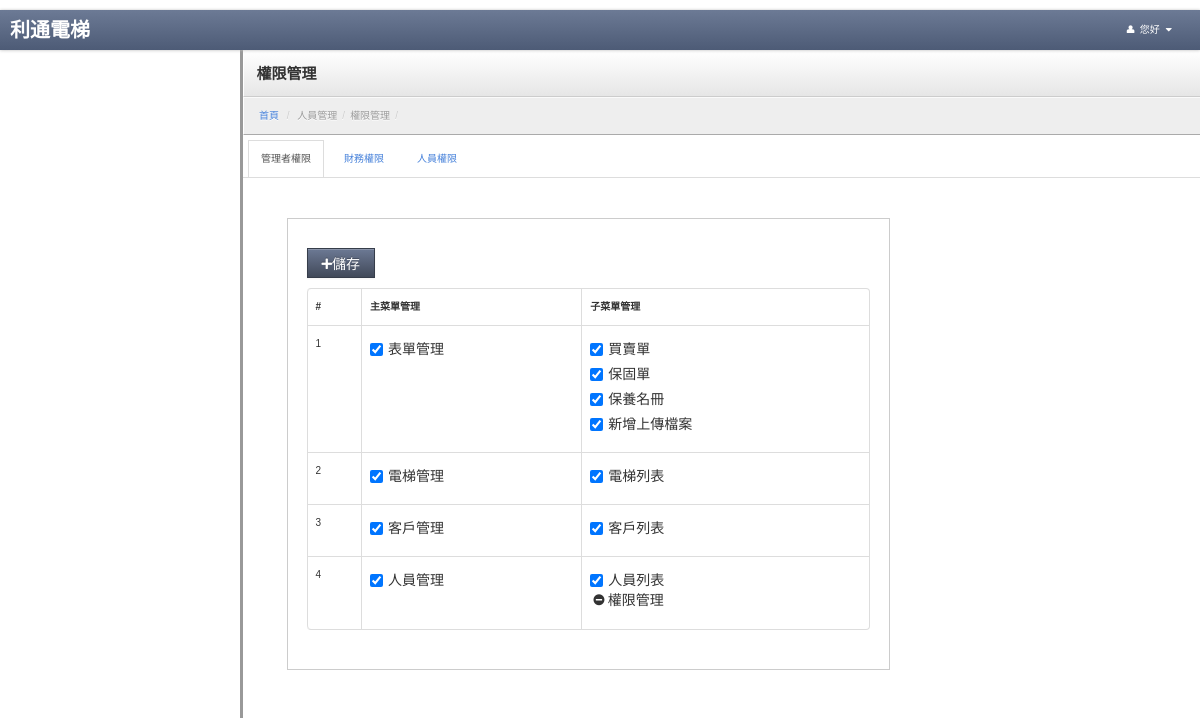
Before: /index.php/personal/personal_power_list with the older database file.
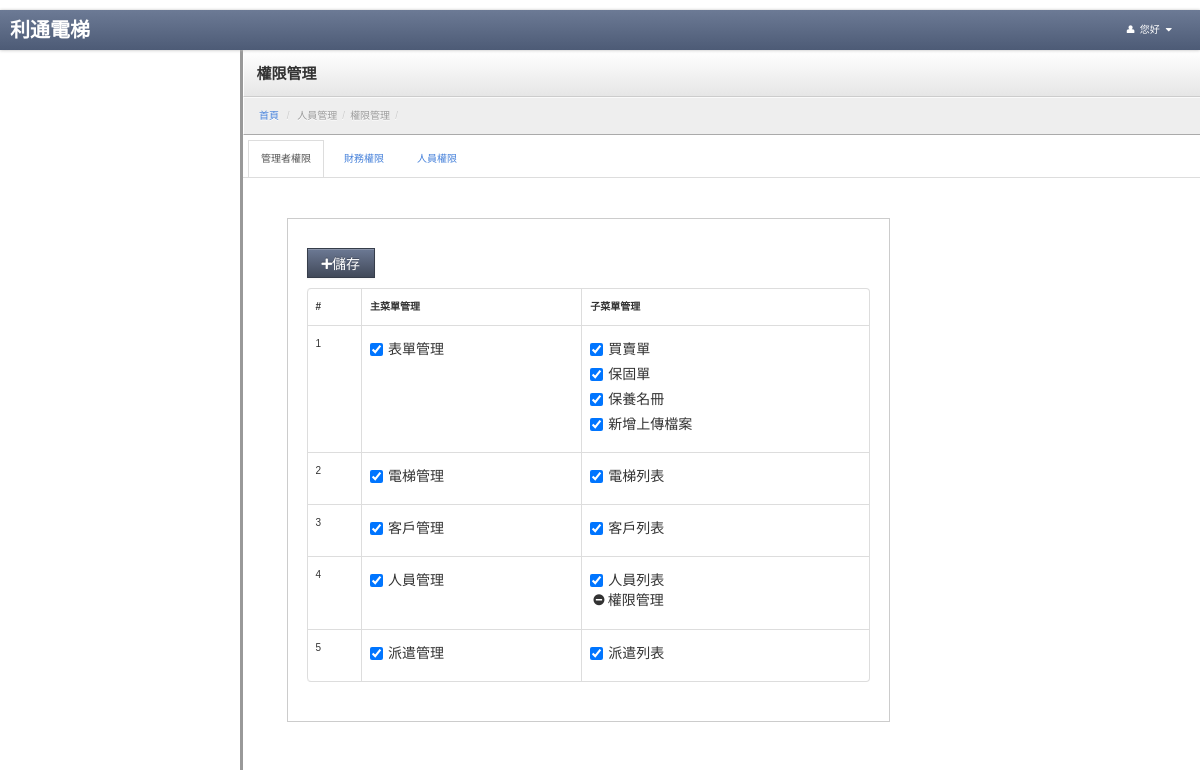
After: the same page with the newer database file.
### tables this page shows
CREATE TABLE `usermenu` (
  `menuid` int(5) NOT NULL AUTO_INCREMENT COMMENT '菜單ID',
  `parentid` int(5) NOT NULL DEFAULT '0' COMMENT '上層菜單',
  `title` varchar(30) NOT NULL COMMENT '標題',
  `controller` varchar(40) NOT NULL COMMENT '控制器',
  `actioner` varchar(40) NOT NULL COMMENT '動作',
  `icon` varchar(100) DEFAULT NULL,
  `ismenu` tinyint(1) NOT NULL DEFAULT '0' COMMENT '是否顯示',
  `sort` tinyint(4) NOT NULL DEFAULT '0' COMMENT '排序',
  `isdisabled` tinyint(1) NOT NULL DEFAULT '0' COMMENT '是否刪除',
  PRIMARY KEY (`menuid`)
);

### application/controllers/Personal.php (called while the page is built, shortened)
<?php
class Personal extends CI_Controller
{
	var $data = array();
	function __construct()
	{
        $this->load->model('public_tools');
        $this->load->model('m_personal_model');
		$this->load->library('datamodel');
		$this->load->library('Member');
        $this->load->library('pagination');
        $this->load->model('Usermenu_model');
	}
    public function personal_power_list()
    {
        $public_tools = new public_tools();
        $m_personal_model = new m_personal_model();
        $this->data['page_title'] = '權限管理';
        $this->data['breadcrumb_trail'] = $public_tools->breadcrumbTrail(array('人員管理','權限管理'));
        $iResult = $m_personal_model->getUsermenuData();
        $this->data['tabPane'] = array('admin_group','finance_group','employee_group');
        $this->data['list'] = $iResult['results'];
        $this->load->view('v_personal_power_list', $this->data);
    }
}

### index.php (called while the page is built, shortened)
<?php
require_once BASEPATH.'core/CodeIgniter.php';

### application/models/m_personal_model.php (called while the page is built, shortened)
<?php
class m_personal_model extends CI_Model
{
    public function getUsermenuData()
    {
        $sSql = "SELECT * FROM `config` where configkey in ('admin_group','finance_group','employee_group')";
        $query = $this->db->query($sSql);
        $menu_group=$query->result_array();
        foreach($menu_group as $k=>$v){
            $menu_group[$k]['configvalue'] = explode(',',$v['configvalue']);
        }
        $sSql = "SELECT * FROM `usermenu` where isdisabled !=1 and parentid = 0";
        $query = $this->db->query($sSql);
        $parentarray = $query->result_array();
        foreach ($parentarray as $k=>$v){
            $parentarray[$k]['admin_group'] = in_array($v['menuid'],$menu_group[0]['configvalue'])&&$menu_group[0]['configkey']=='admin_group'?1:0;
            $parentarray[$k]['finance_group'] = in_array($v['menuid'],$menu_group[1]['configvalue'])&&$menu_group[1]['configkey']=='finance_group'?1:0;
            $parentarray[$k]['employee_group'] = in_array($v['menuid'],$menu_group[2]['configvalue'])&&$menu_group[2]['configkey']=='employee_group'?1:0;
            $sSql = "SELECT * FROM `usermenu` where isdisabled !=1 and parentid = {$v['menuid']}";
            $query = $this->db->query($sSql);
            $parentarray[$k]['sub'] = $query->result_array();
            foreach ($parentarray[$k]['sub'] as $k1=>$v1){
                $parentarray[$k]['sub'][$k1]['admin_group'] = in_array($v1['menuid'],$menu_group[0]['configvalue'])&&$menu_group[0]['configkey']=='admin_group'?1:0;
                $parentarray[$k]['sub'][$k1]['finance_group'] = in_array($v1['menuid'],$menu_group[1]['configvalue'])&&$menu_group[1]['configkey']=='finance_group'?1:0;
                $parentarray[$k]['sub'][$k1]['employee_group'] = in_array($v1['menuid'],$menu_group[2]['configvalue'])&&$menu_group[2]['configkey']=='employee_group'?1:0;
            }
        }
        $data['results'] = $parentarray;
        return $data;
    }
}

### application/views/v_personal_power_list.php (the view, shortened to what this page needs)
<!DOCTYPE html>
<html lang="en">
<?php
include "head.php";
?>
<body>
<?php
include "navbar.php";
?>
<link rel="stylesheet" href="<?= base_url("js/jquery/jquery-ui.min.css"); ?>">
<link rel="stylesheet" href="jqueryui/style.css">
<div class="content">
    <div class="header">
        <h1 class="page-title"><?=$this->data['page_title']?></h1>
    </div>
    <ul class="breadcrumb">
        <li><a href="<?=base_url("/mainpage/index")?>">首頁</a> <span class="divider">/</span></li>
        <?=$this->data['breadcrumb_trail']?>
    </ul>
    <ul class="nav nav-tabs">
        <li class="active"><a href="#view_admin_group" data-toggle="tab">管理者權限</a></li>
        <li><a href="#view_finance_group" data-toggle="tab">財務權限</a></li>
        <li><a href="#view_employee_group" data-toggle="tab">人員權限</a></li>
    </ul>
    <div class="container-fluid">
        <div class="row-fluid">
            <div id="myTabContent" class="tab-content">
                <?php foreach($this->data['tabPane'] as $vTabPane): ?>
                <div class="tab-pane <?=$vTabPane=='admin_group'?'active':'' ?> in" id="<?='view_'.$vTabPane ?>">
                    <form id="tab" name="fomr1" action="<?=site_url("/personal/personal_power_list")?>" method="post">
                        <div class="span8">
                            <div class="well">
                                <div class="btn-toolbar">
                                    <button class="btn btn-primary" type="submit"><i class="icon-plus"></i>儲存</button>
                                </div>
                                <table class="table table-bordered">
                                    <thead>
                                    <tr>
                                        <th>#</th>
                                        <th>主菜單管理</th>
                                        <th>子菜單管理</th>
                                    </tr>
                                    </thead>
                                    <tbody>
                                    <?php foreach ($this->data['list'] as $k => $v): ?>
                                        <tr>
                                            <td><?= $v['menuid'] ?></td>
                                            <td>
                                                <label class="checkbox inline">
                                                    <input type="checkbox" id="inlineCheckbox" name="sport[]"
                                                           value="<?= $v['menuid'] ?>" <?= $v[$vTabPane] == 1 ? 'checked' : '' ?> > <?= $v['title'] ?>
                                                </label>
                                            </td>
                                            <td>
                                                <ul class="unstyled">
                                                    <?php foreach ($v['sub'] as $k1 => $v1): ?>
                                                        <li>
                                                            <?php if($v1['actioner']=='personal_power_list'):?>
                                                            <label>
                                                                <i class="icon-minus-sign"></i><?= $v1['title'] ?>
                                                            </label>
                                                            <?php else:?>
                                                            <label class="checkbox inline">
                                                                <input type="checkbox" id="inlineCheckbox"
                                                                       name="sport[]"
                                                                       value="<?= $v1['menuid'] ?>" <?= $v1[$vTabPane] == 1 ? 'checked' : '' ?> > <?= $v1['title'] ?>
                                                            </label>
                                                            <?php endif;?>
                                                        </li>
                                                    <?php endforeach; ?>
                                                </ul>
                                            </td>
                                        </tr>
                                    <?php endforeach; ?>
                                    </tbody>
                                </table>
                            </div>
                        </div>
                    </form>
                </div>
                <?php endforeach;?>
            </div>
        </div>
    </div>
</div>
</body>
</html>

### application/models/public_tools.php (shortened to what this page needs)
<?php
class Public_tools extends CI_Model
{
	public function breadcrumbTrail($data = array())
	{
        $results ='';
        foreach ($data as $v){
            $results .= '<li class="active">'.$v.'<span class="divider">/</span></li>';
        }
        return $results;
	}
}

### application/views/head.php (shortened to what this page needs)
 <head>
<link rel="stylesheet" type="text/css" href="<?=base_url("/lib/bootstrap/css/bootstrap.css")?>">
   <link rel="stylesheet" type="text/css" href="<?=base_url("/stylesheets/theme.css")?>">
   <link rel="stylesheet" href="<?=base_url("/lib/font-awesome/css/font-awesome.css")?>">
<link href="<?=base_url("/stylesheets/alertify.core.css")?>" rel="stylesheet">
<link href="<?=base_url("/stylesheets/alertify.default.css")?>" rel="stylesheet">
<link rel="stylesheet" type="text/css" href="<?php echo base_url();?>stylesheets/jquery.fancybox.css?v=2.1.0" media="screen" />
 </head>

### application/views/navbar.php (shortened to what this page needs)
<div class="navbar">
       <div class="navbar-inner">
		<ul class="nav pull-right">
			<li id="fat-menu" class="dropdown">
				<a href="#" role="button" class="dropdown-toggle" data-toggle="dropdown">
					<i class="icon-user"></i> <?=$_SESSION["account"]. " 您好"?>
					<i class="icon-caret-down"></i>
				</a>
			</li>
		</ul>
		<a class="brand" href="<?=base_url("/mainpage/index")?>"><span class="second">利通電梯</span></a>
       </div>
   </div>

### stylesheets/theme.css (style rules this page uses)
body { background: #eee; background-image: url(http://subtlepatterns.com/patterns/furley_bg.png); background-position: initial initial; background-repeat: initial initial; background-position: initial initial; background-repeat: initial initial; margin: 0px; padding: 0px; }
h1 { margin-top: 0px; color: #eee; }
.navbar { position: relative; z-index: 20; margin: 0px; padding: 0px; -webkit-box-shadow: 0px 0px 3px #cccccc; -moz-box-shadow: 0px 0px 3px #cccccc; box-shadow: 0px 0px 3px #cccccc; }
.navbar .brand { text-shadow: none; }
.navbar .navbar-inner { background: #4d5b76; background: -webkit-gradient(linear, left bottom, left top, color-stop(0, #4d5b76), color-stop(1, #6c7a95)); background: -ms-linear-gradient(bottom, #4d5b76, #6c7a95); background: -moz-linear-gradient(center bottom, #4d5b76 0%, #6c7a95 100%); background: -o-linear-gradient(bottom, #4d5b76, #6c7a95); filter: progid:dximagetransform.microsoft.gradient(startColorStr='#4d5b76', EndColorStr='#6c7a95'); -ms-filter: "progid:DXImageTransform.Microsoft.gradient(startColorStr='#6c7a95',EndColorStr='#4d5b76')"; padding: 0em 1em; margin: 0px; -webkit-border-radius: 0px; -moz-border-radius: 0px; border-radius: 0px; -moz-background-clip: padding; -webkit-background-clip: padding-box; background-clip: padding-box; border: 0px; border-bottom: none; }
.navbar .nav { margin: 0em; margin-right: -1em; }
.navbar .nav > li > a { color: #fff; text-shadow: none; }
.content { min-width: 400px; position: relative; min-height: 800px; background: #fff; margin-left: 240px; border-left: 1px solid #cccccc; border-left: 3px solid #999999; }
.header { background: #ffffff; background: #ffffff; background: -webkit-gradient(linear, left bottom, left top, color-stop(0, #e6e6e6), color-stop(1, #ffffff)); background: -ms-linear-gradient(bottom, #e6e6e6, #ffffff); background: -moz-linear-gradient(center bottom, #e6e6e6 0%, #ffffff 100%); background: -o-linear-gradient(bottom, #e6e6e6, #ffffff); filter: progid:dximagetransform.microsoft.gradient(startColorStr='#4d5b76', EndColorStr='#6c7a95'); -ms-filter: "progid:DXImageTransform.Microsoft.gradient(startColorStr='#ffffff',EndColorStr='#e6e6e6')"; border-bottom: 1px solid #cccccc; border-top: 1px solid #ffffff; border-left: 1px solid #ffffff; padding: 0em 1.25em; }
.header h1 { margin: 1em 0em; padding: 0em; line-height: 1em; font-size: 1.5em; color: #eee; color: #333; }
.breadcrumb { -webkit-box-shadow: none; -moz-box-shadow: none; box-shadow: none; -webkit-border-radius: 0px; -moz-border-radius: 0px; border-radius: 0px; -moz-background-clip: padding; -webkit-background-clip: padding-box; background-clip: padding-box; background: #eee; border-bottom: 1px solid #aaa; border-top: 1px solid #fafafa; border-left: 1px solid #fff; margin-bottom: .5em; }
.btn { -webkit-border-radius: 0px; -moz-border-radius: 0px; border-radius: 0px; }
.btn-primary { background-color: #414959; background-image: -webkit-gradient(linear, 0 0, 0 100%, from(#6c7994), to(#414959)); background-image: -webkit-linear-gradient(top, #6c7994, #414959); background-image: -o-linear-gradient(top, #6c7994, #414959); background-image: linear-gradient(to bottom, #6c7994, #414959); background-image: -moz-linear-gradient(top, #6c7994, #414959); filter: progid:dximagetransform.microsoft.gradient(startColorStr='#6c7994', EndColorStr='#414959'); -ms-filter: "progid:DXImageTransform.Microsoft.gradient(startColorStr='#6c7994',EndColorStr='#414959')"; border: 1px solid #363d4a; }
.well { background-color: #fff; border: 1px solid #ccc; -webkit-box-shadow: 1px 1px 0px #ffffff; -moz-box-shadow: 1px 1px 0px #ffffff; box-shadow: 1px 1px 0px #ffffff; -webkit-border-radius: 0px; -moz-border-radius: 0px; border-radius: 0px; -moz-background-clip: padding; -webkit-background-clip: padding-box; background-clip: padding-box; }
.nav-tabs > li { margin-left: .5em; }
.nav-tabs > li > a { -webkit-border-top-right-radius: 0px; -webkit-border-bottom-right-radius: 0; -webkit-border-bottom-left-radius: 0; -webkit-border-top-left-radius: 0; -moz-border-radius-topright: 0px; -moz-border-radius-bottomright: 0; -moz-border-radius-bottomleft: 0; -moz-border-radius-topleft: 0; border-top-right-radius: 0px; border-bottom-right-radius: 0; border-bottom-left-radius: 0; border-top-left-radius: 0; -moz-background-clip: padding; -webkit-background-clip: padding-box; background-clip: padding-box; }

### application/views/head.php (style rules this page uses)
.brand { font-family: georgia, serif; }
.brand .second { color: #fff; font-weight: bold; }

Changed rows visible on the page:
now on this page (row edited): usermenu: menuid "5", ismenu "☑", title "派遣管理"
now on this page (row edited): usermenu: menuid "☑", title "派遣列表", shown under "5"
